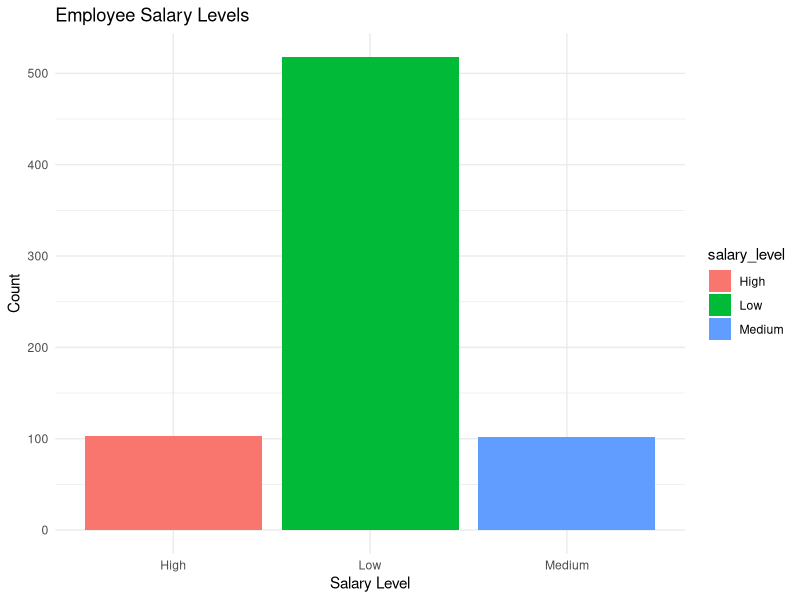
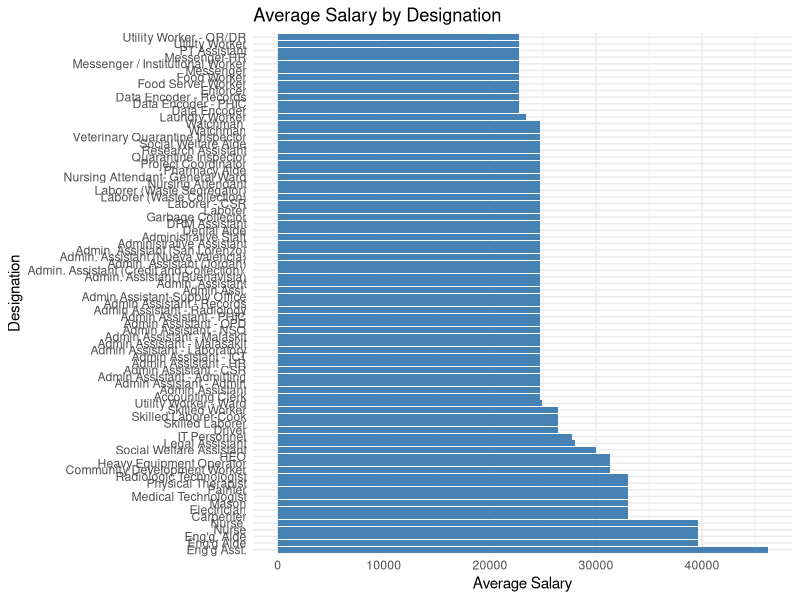

The R source for these figures, in order:
library(tidyverse)
library(dplyr)
library(ggplot2)
library(here)

# Welcome messages
print("Hello, Welcome to R World!")
cat("Welcome to PGG Employee Salary Analyzer!\n\n")

# Read CSV
employee_data <- read.csv(here("pgg_joemployees.csv"))

# Inspect data
glimpse(employee_data)
print(class(employee_data$designation))
head(employee_data)

# Rename columns: fix dot notation, lowercase, and trim spaces
employee_data <- employee_data %>%
  rename_with(~ gsub("\\.", "_", .x)) %>%
  rename_with(tolower) %>%
  rename_with(stringr::str_trim)

# Convert total_salary to numeric
employee_data <- employee_data %>%
  mutate(total_salary = as.numeric(gsub(",", "", total_salary)))

# Add salary level
employee_data <- employee_data %>%
  mutate(salary_level = case_when(
    total_salary >= 30000 ~ "High",
    total_salary >= 25000 ~ "Medium",
    TRUE ~ "Low"
  ))

# View preview
head(employee_data[, c("total_salary", "salary_level")])
View(employee_data)

# --- Extended Analysis Below ---

# Total employees by office
offices <- unique(employee_data$office)
cat("\nTotal Employees by Office:\n")
for (office in offices) {
  count <- nrow(filter(employee_data, office == !!office))
  cat(paste(" -", office, ":", count, "employees\n"))
}

# Clean rate_day: remove non-numeric characters (except dot and digits)
employee_data <- employee_data %>%
  mutate(
    rate_day = gsub("[^0-9.]", "", rate_day),
    rate_day = as.numeric(rate_day)
  )

avg_rate_by_office <- employee_data %>%
  group_by(office) %>%
  summarise(average_rate_day = mean(rate_day, na.rm = TRUE))

cat("\n Average Rate per Day by Office:\n")
print(avg_rate_by_office)
View(avg_rate_by_office)

# Distribution by office and gender
gender_dist <- employee_data %>%
  group_by(office, gender) %>%
  summarise(count = n())

cat("\nGender Distribution per Office:\n")
print(gender_dist)
View(gender_dist)

# Total count by gender
gender_totals <- employee_data %>%
  group_by(gender) %>%
  summarise(total = n())

cat("\nTotal Employees by Gender:\n")
print(gender_totals)
View(gender_totals)

# Count of high earners
high_earners <- filter(employee_data, salary_level == "High")
cat("\nNumber of High Earners (≥ 30000):", nrow(high_earners), "\n")

# Compute average salary by designation
avg_salary_by_designation <- employee_data %>%
  group_by(designation) %>%
  summarise(average_salary = mean(total_salary, na.rm = TRUE))

# Plot: Salary Level Distribution
ggplot(employee_data, aes(x = salary_level, fill = salary_level)) +
  geom_bar() +
  labs(
    title = "Employee Salary Levels",
    x = "Salary Level",
    y = "Count"
  ) +
  theme_minimal()

# Plot: Average salary by designation
ggplot(
  avg_salary_by_designation,
  aes(x = reorder(designation, -average_salary), y = average_salary)
) +
  geom_col(fill = "steelblue") +
  coord_flip() +
  labs(
    title = "Average Salary by Designation",
    x = "Designation",
    y = "Average Salary"
  ) +
  theme_minimal()

# --- Exporting Summary Reports to CSV ---

write.csv(avg_salary_by_designation, "avg_salary_by_designation.csv", row.names = FALSE) # nolint: line_length_linter.
write.csv(avg_rate_by_office, "avg_rate_by_office.csv", row.names = FALSE)
write.csv(gender_dist, "gender_distribution_by_office.csv", row.names = FALSE)
write.csv(gender_totals, "gender_totals.csv", row.names = FALSE)

cat("\n All summary reports have been saved as CSV files in your project folder.\n") # nolint: line_length_linter.